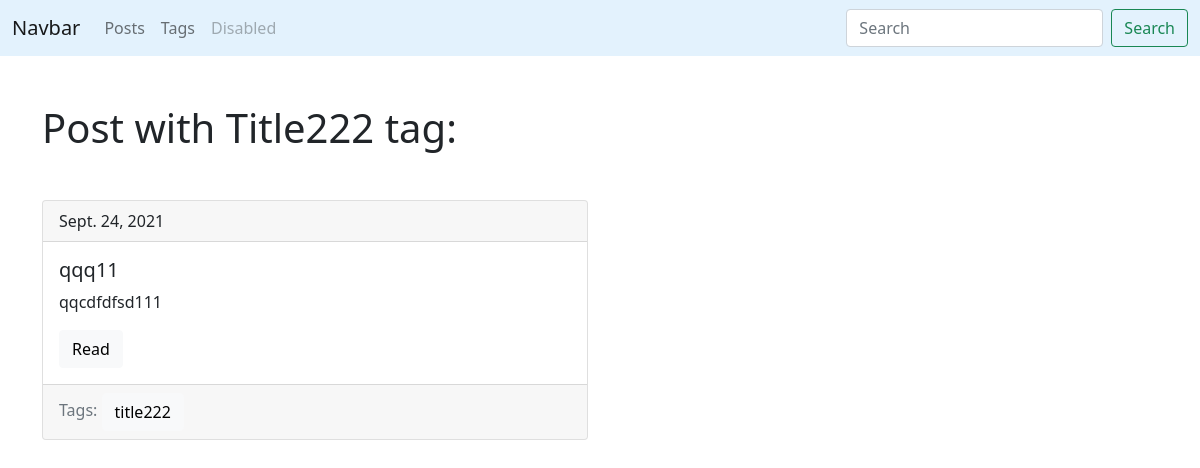
/blog/tag/slug222/, run on the app's committed database.
### blog/models.py (models this page shows, shortened)
class Tag(models.Model):
    title = models.CharField(max_length=150)
    slug = models.SlugField(max_length=150,unique=True)
    def get_absolute_url(self):
        return reverse('tag_detail_url',kwargs={'slug':self.slug})

class Post(models.Model):
    title = models.CharField(max_length=150,db_index=True)
    slug = models.SlugField(max_length=150, blank=True,unique=True)
    body = models.TextField(blank=True,db_index=True)
    tags = models.ManyToManyField('Tag',blank=True,related_name='posts')
    date_pub = models.DateField(auto_now_add=True)
    def get_absolute_url(self):
        return reverse('post_detail_url', kwargs={'slug': self.slug})

### blog/views.py (the view)
# urls.py: path('tag/<str:slug>/', TagDetail.as_view(),     name='tag_detail_url'),
class TagDetail(ObjectDetailMixin,View):
    model = Tag
    template = 'blog/tag_detail.html'

### blog/utils.py (called while the page is built)
    def get(self,request,slug):
        obj = get_object_or_404(self.model,slug__iexact=slug)
        return render(request,
                      self.template,
                      context={self.model.__name__.lower(): obj}
                      )

### blog/templates/blog/tag_detail.html (shortened to what this page needs)
{% extends 'blog/base_blog.html' %}
{% block content %}
    <h1 class="mb-5"> Post with {{ tag.title|title }} tag:</h1>
    {% for post in tag.posts.all %}
        {% include 'blog/includes/post_card_template.html' %}
    {%endfor%}
{% endblock %}

### blog/templates/blog/includes/post_card_template.html
<div class="card mb-4">
    <div class="card-header">
        {{post.date_pub}}
    </div>
    <div class="card-body">
        <h5 class="card-title">{{post.title}}</h5>
        <p class="card-text">{{post.body|truncatewords:15}}</p>
        <a href="{{ post.get_absolute_url }}" class="btn btn-light">Read</a>
    </div>
    <div class="card-footer text-muted">
        Tags:
        {% for tag in post.tags.all%}
            <a href="{{ tag.get_absolute_url }}" class="btn btn-light">{{ tag.title }}</a>
        {%endfor%}
    </div>
</div>

### data on the page
Tag: title "Title222", title "title222"
Post: date_pub "Sept. 24, 2021", title "qqq11", body "qqcdfdfsd111"
